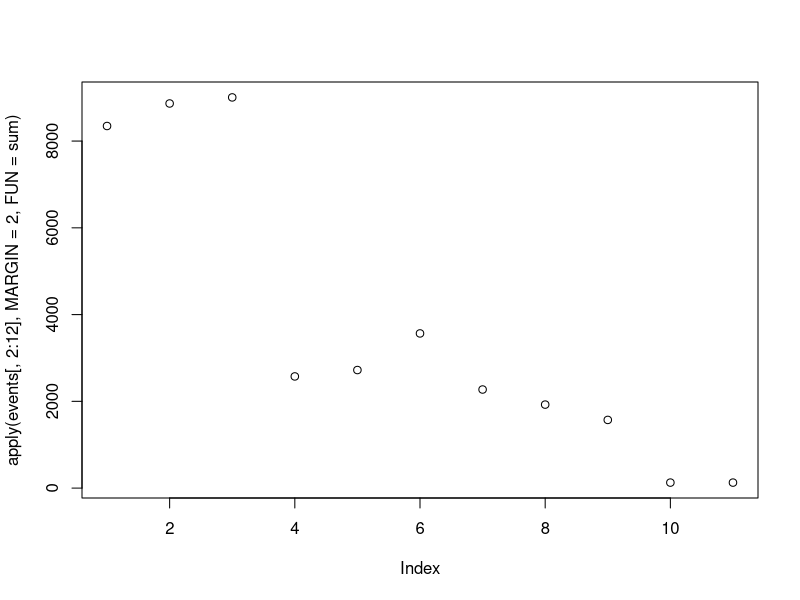
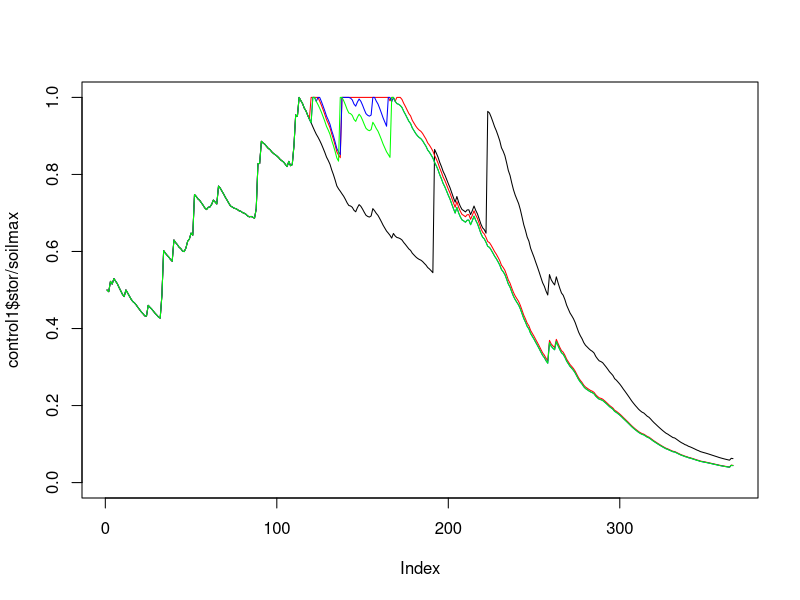
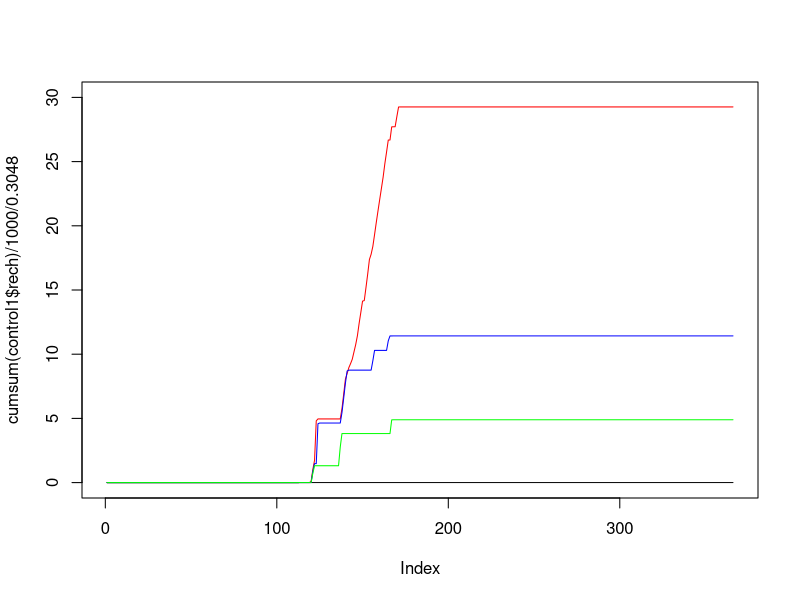
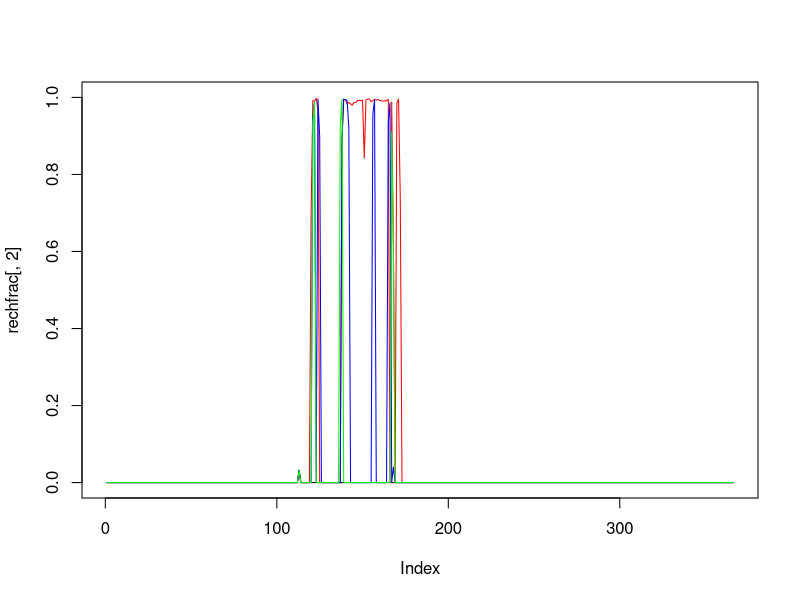

Reproduce these figures in R, in order.
#THORNTHWAITE-MATHER WATER BALANCE
#SCOTT VALLEY
library(lubridate)

ctract14=read.csv("SV_ET_2014.csv")
ctract14=cbind(data.frame(year=rep(2014,nrow(ctract14)),irrig=rep(0,nrow(ctract14))),ctract14)
ctract15=read.csv("SV_ET_2015.csv")
ctract15=cbind(data.frame(year=rep(2015,nrow(ctract15)),irrig=rep(0,nrow(ctract15))),ctract15)

#get irrigation data
events=read.csv("sv_waterapplied.csv")
#events_edit=edit(events)
idayz=events[,1]

apply(events,MARGIN=2,FUN=function(x) sum(x > 0))
days_inundated=c(37,37,37,11,10,13,8,5,5,0,0)

plot(apply(events[,2:12],MARGIN=2,FUN=sum)) #total applied water (mm) by treatment

start=yday("1-10-2014") #october 1st 2014 to october 1st 2015

ctract=rbind(ctract14[start:nrow(ctract14),],ctract15[1:start,])

ct_budget_all=data.frame(year=numeric(),day=numeric(), et=numeric(), stor=numeric(), rech=numeric(), irri=numeric())
for(i in 1:11) {
  #i=3
  #clear irrigation data buffer and then populate with treatment info
  irrig=rep(0,366) #create buffer for irrigation quantities
  irrig[(365-start)+idayz] = events[,i+1] #insert irrigation into buffer
  
  cptract=ctract #copy sv control data into buffer
  cptract$rain=cptract$rain+irrig #add irrigation to rain
  
  ct_exc=cptract$rain > cptract$et #ET = PET when rainfall exceeds et
  
  soilmax=5*30.48*0.5*10*0.25 #water content at field capacity is 0.25cm/cm, in a 5ft (1500mm) rootzone
  soilc=numeric()
  eta=numeric()
  deep=numeric()
  eterm=numeric()
  eterm=c(eterm,1)
  eta=c(eta,cptract$et[1])
  soilc=c(soilc,0.5*soilmax) #starting in october with half of field capacity
  deep=c(deep,0)
  for(m in 2:length(ct_exc)) {
    delP=cptract$rain[m]-cptract$et[m]
    eterm=c(eterm,exp(delP/soilmax))
    if(delP > 0) { # soil is wetting
      soilc=c(soilc,soilc[m-1]+delP) #add water to soil water storage
      if(soilc[m] > soilmax) { #above field capacity
        deep=c(deep,soilc[m]-soilmax) #remove excess from soil water storage
        soilc[m]=soilmax              #soil water storage equals field capacity
      } else { #below field capacity
        deep=c(deep,0)                #water goes to replenishing soil water. zero recharge
      }      
    } else { #soil is drying
      soilc=c(soilc,soilc[m-1]*eterm[m])
      if(soilc[m] > soilmax) {
        deep=c(deep,soilc[m]-soilmax)
        soilc[m]=soilmax
      } else {
        deep=c(deep,0)
      }
    }
    deltaS=soilc[m]-soilc[m-1]
    if(ct_exc[m]) {
      eta=c(eta,cptract$et[m]) #actual et
    } else {
      eta=c(eta,cptract$et[m]-deltaS)
    }
  }
  ct_budget=data.frame(exp=rep(i,366),year=ctract$year,day=ctract$day_of_year,et=eta,stor=soilc,rech=deep,irri=cptract$rain)
  ct_budget_all=rbind(ct_budget_all,ct_budget)
}

#soil storage plot by treatment
control1=ct_budget_all[which(ct_budget_all$exp==11),]
continued1=ct_budget_all[which(ct_budget_all$exp==3),]
high1=ct_budget_all[which(ct_budget_all$exp==6),]
low1=ct_budget_all[which(ct_budget_all$exp==9),]

plot(control1$stor/soilmax,type="l",lty=1,ylim=c(0,1))
lines(continued1$stor/soilmax,type="l",lty=1,col="red")
lines(high1$stor/soilmax,type="l",lty=1,col="blue")
lines(low1$stor/soilmax,type="l",lty=1,col="green")


plot(cumsum(control1$rech)/1000/0.3048,type="l",lty=1,ylim=c(0,30))
lines(cumsum(continued1$rech)/1000/0.3048,type="l",lty=1,col="red")
lines(cumsum(high1$rech)/1000/0.3048,type="l",lty=1,col="blue")
lines(cumsum(low1$rech)/1000/0.3048,type="l",lty=1,col="green")


rechfrac=data.frame(day=1:366,control=0,continued=0,high=0,low=0)
deltas=c(0,diff(control1$stor))
rechfrac[,2]=(control1$rech)/(control1$rech+deltas+control1$et)
plot(rechfrac[,2],type="l",lty=1,ylim=c(0,1))
deltas=c(0,diff(continued1$stor))
rechfrac[,3]=(continued1$rech)/(continued1$rech+deltas+continued1$et)
lines(rechfrac[,3],type="l",lty=1,col="red")
deltas=c(0,diff(high1$stor))
rechfrac[,4]=(high1$rech)/(high1$rech+deltas+high1$et)
lines(rechfrac[,4],type="l",lty=1,col="blue")
deltas=c(0,diff(low1$stor))
rechfrac[,5]=(low1$rech)/(low1$rech+deltas+low1$et)
lines(rechfrac[,5],type="l",lty=1,col="green")

abovezero=apply(rechfrac[,2:5] > 0,MARGIN=2,FUN=which)
mean(rechfrac[abovezero$continued,3])
mean(rechfrac[abovezero$high,4])
mean(rechfrac[abovezero$low,5])

eend=yday("01-04-2015")
estart=1
estart:eend
